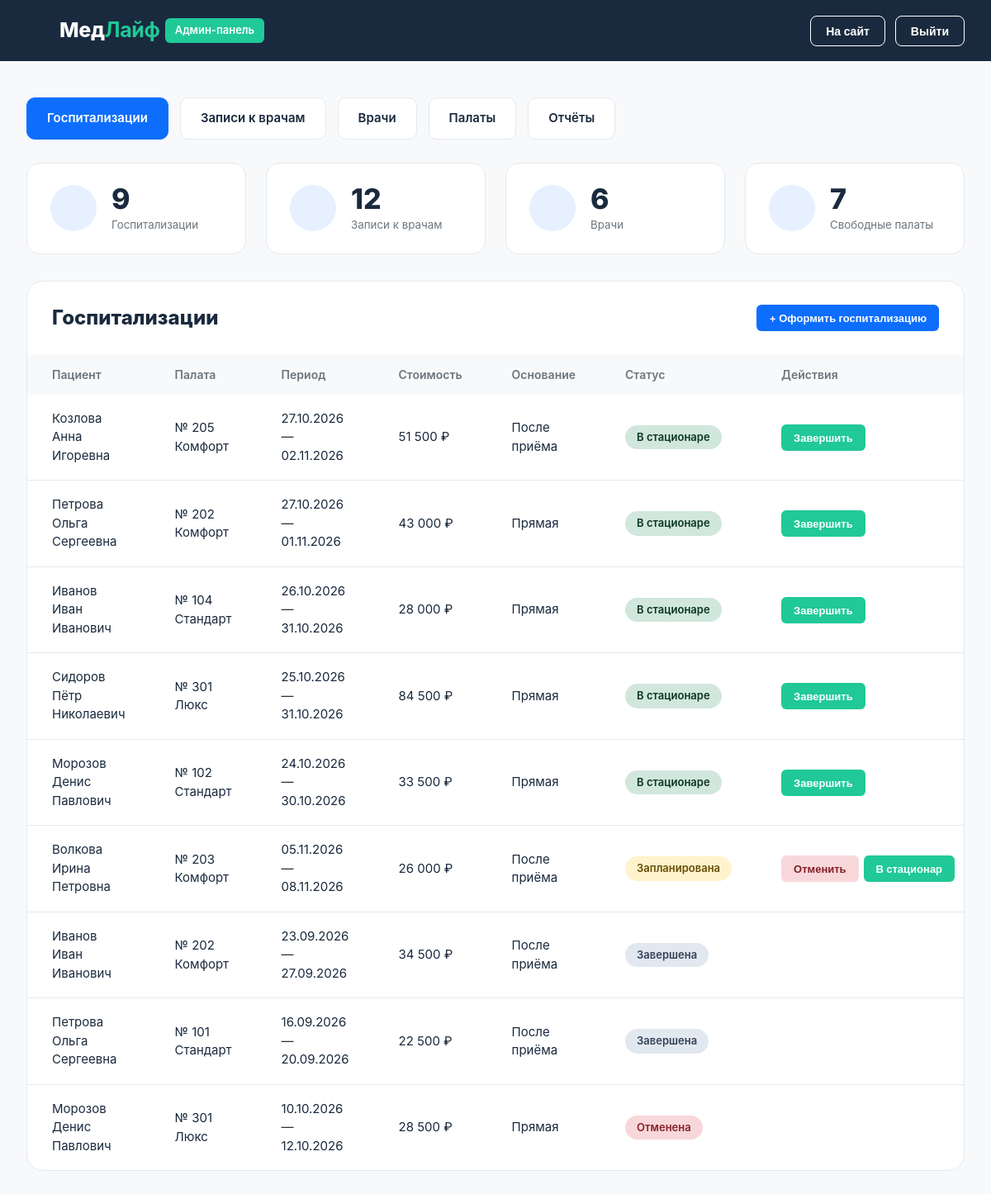
/admin.php (signed in), run on the app's committed database.
### tables this page shows
CREATE TABLE `hospitalizations` (
  `id`             INT UNSIGNED NOT NULL AUTO_INCREMENT,
  `patient_id`     INT UNSIGNED NOT NULL,
  `appointment_id` INT UNSIGNED DEFAULT NULL,
  `room_id`        INT UNSIGNED NOT NULL,
  `admission_date` DATE NOT NULL,
  `discharge_date` DATE NOT NULL,
  `daily_price`    DECIMAL(10,2) NOT NULL,
  `service_fee`    DECIMAL(10,2) NOT NULL DEFAULT 500.00,
  `total_cost`     DECIMAL(10,2) AS (DATEDIFF(`discharge_date`, `admission_date`) * `daily_price` + `service_fee`) STORED,
  `status`         ENUM('planned','active','completed','cancelled') NOT NULL DEFAULT 'planned',
  `created_by`     INT UNSIGNED DEFAULT NULL,
  `created_at`     TIMESTAMP NOT NULL DEFAULT CURRENT_TIMESTAMP,
  PRIMARY KEY (`id`),
  UNIQUE KEY `uq_hosp_appointment` (`appointment_id`),
  KEY `idx_hosp_patient` (`patient_id`),
  KEY `idx_hosp_room` (`room_id`),
  CONSTRAINT `chk_hosp_dates` CHECK (`discharge_date` > `admission_date`),
  CONSTRAINT `fk_hosp_patient`     FOREIGN KEY (`patient_id`)     REFERENCES `patients`     (`id`) ON DELETE RESTRICT,
  CONSTRAINT `fk_hosp_appointment` FOREIGN KEY (`appointment_id`) REFERENCES `appointments` (`id`) ON DELETE SET NULL,
  CONSTRAINT `fk_hosp_room`        FOREIGN KEY (`room_id`)        REFERENCES `rooms`        (`id`) ON DELETE RESTRICT,
  CONSTRAINT `fk_hosp_admin`       FOREIGN KEY (`created_by`)     REFERENCES `users`        (`id`) ON DELETE SET NULL
);

CREATE TABLE `patients` (
  `id`            INT UNSIGNED NOT NULL AUTO_INCREMENT,
  `card_number`   VARCHAR(20)  NOT NULL COMMENT 'номер карты, псевдоним пациента',
  `user_id`       INT UNSIGNED DEFAULT NULL,
  `full_name_enc` VARCHAR(512) NOT NULL,
  `phone_enc`     VARCHAR(512) NOT NULL,
  `created_at`    TIMESTAMP NOT NULL DEFAULT CURRENT_TIMESTAMP,
  PRIMARY KEY (`id`),
  UNIQUE KEY `uq_patients_card` (`card_number`),
  UNIQUE KEY `uq_patients_user` (`user_id`),
  CONSTRAINT `fk_patients_user` FOREIGN KEY (`user_id`) REFERENCES `users` (`id`) ON DELETE SET NULL
);

CREATE TABLE `rooms` (
  `id`          INT UNSIGNED NOT NULL AUTO_INCREMENT,
  `number`      VARCHAR(10)  NOT NULL,
  `category_id` INT UNSIGNED NOT NULL,
  `status`      ENUM('free','occupied') NOT NULL DEFAULT 'free',
  PRIMARY KEY (`id`),
  UNIQUE KEY `uq_rooms_number` (`number`),
  KEY `idx_rooms_category` (`category_id`),
  CONSTRAINT `fk_rooms_category` FOREIGN KEY (`category_id`) REFERENCES `room_categories` (`id`) ON DELETE RESTRICT
);

CREATE TABLE `room_categories` (
  `id`          INT UNSIGNED NOT NULL AUTO_INCREMENT,
  `name`        VARCHAR(100) NOT NULL,
  `description` VARCHAR(255) DEFAULT NULL,
  `price`       DECIMAL(10,2) NOT NULL,
  `photo`       VARCHAR(255) DEFAULT NULL,
  PRIMARY KEY (`id`),
  UNIQUE KEY `uq_room_categories_name` (`name`)
);

### includes/crypto.php (called while the page is built, shortened)
<?php
function decrypt_field($stored) {
    $raw = base64_decode($stored, true);
    $plain = openssl_decrypt(substr($raw, 16), 'aes-256-cbc', DATA_KEY, OPENSSL_RAW_DATA, substr($raw, 0, 16));
    return $plain === false ? '' : $plain;
}

### admin.php (the view, shortened to what this page needs)
<?php
$tab = $_GET['tab'] ?? 'hospitalizations';
function tabs($tab) {
    $t = ['hospitalizations' => 'Госпитализации', 'appointments' => 'Записи к врачам', 'doctors' => 'Врачи', 'rooms' => 'Палаты', 'reports' => 'Отчёты'];
    echo '<div class="tabs">';
    foreach ($t as $k => $v) echo '<a class="tab ' . ($tab == $k ? 'active' : '') . '" href="?tab=' . $k . '">' . $v . '</a>';
    echo '</div>';
}
function act_form($action, $id, $label, $cls, $tab, $confirm = '') {
    return '<form method="post" action="admin_actions.php"' . ($confirm ? ' onsubmit="return confirm(\'' . $confirm . '\')"' : '') . '>'
        . csrf_field() . '<input type="hidden" name="action" value="' . $action . '"><input type="hidden" name="id" value="' . $id . '">'
        . '<input type="hidden" name="tab" value="' . $tab . '"><button class="btn btn-sm ' . $cls . '">' . $label . '</button></form>';
}
?><!DOCTYPE html>
<html lang="ru">
<head>
<link rel="stylesheet" href="assets/css/style.css">
</head>
<body>
<header class="header"><div class="container">
  <div style="display:flex;align-items:center"><a href="admin.php" class="logo"><?= icon('heart') ?><span>Мед<b>Лайф</b></span></a><span class="tag-admin">Админ-панель</span></div>
  <div class="hright"><a href="index.php" class="btn btn-ghost">На сайт</a><a href="logout.php" class="btn btn-ghost">Выйти</a></div>
</div></header>
<main><div class="container">
<?php tabs($tab); ?>
<?php if ($tab == 'hospitalizations'):
  $cnt = db_one("SELECT (SELECT COUNT(*) FROM hospitalizations) h, (SELECT COUNT(*) FROM appointments) a, (SELECT COUNT(*) FROM doctors WHERE is_active=1) d, (SELECT COUNT(*) FROM rooms WHERE status='free') r");
  $rows = db_all('SELECT h.*, p.full_name_enc, r.number, c.name cat FROM hospitalizations h
     JOIN patients p ON p.id=h.patient_id JOIN rooms r ON r.id=h.room_id JOIN room_categories c ON c.id=r.category_id
     ORDER BY FIELD(h.status,\'active\',\'planned\',\'completed\',\'cancelled\'), h.admission_date DESC');
?>
  <div class="stats">
    <div class="stat"><div class="ico"><?= icon('bed') ?></div><div><b><?= (int)$cnt['h'] ?></b><small>Госпитализации</small></div></div>
    <div class="stat"><div class="ico"><?= icon('calendar') ?></div><div><b><?= (int)$cnt['a'] ?></b><small>Записи к врачам</small></div></div>
    <div class="stat"><div class="ico"><?= icon('users') ?></div><div><b><?= (int)$cnt['d'] ?></b><small>Врачи</small></div></div>
    <div class="stat"><div class="ico"><?= icon('door') ?></div><div><b><?= (int)$cnt['r'] ?></b><small>Свободные палаты</small></div></div>
  </div>
  <div class="panel">
    <div class="panel-h"><h2>Госпитализации</h2><button class="btn btn-primary btn-sm" data-open="hospModal">+ Оформить госпитализацию</button></div>
    <div class="table-wrap"><table>
      <tr><th>Пациент</th><th>Палата</th><th>Период</th><th>Стоимость</th><th>Основание</th><th>Статус</th><th>Действия</th></tr>
      <?php foreach ($rows as $h): ?>
      <tr>
        <td><?= h(decrypt_field($h['full_name_enc'])) ?></td>
        <td>№ <?= h($h['number']) ?> <?= h($h['cat']) ?></td>
        <td><?= fdate($h['admission_date']) ?> — <?= fdate($h['discharge_date']) ?></td>
        <td><?= money($h['total_cost']) ?></td>
        <td><?= $h['appointment_id'] ? 'После приёма' : 'Прямая' ?></td>
        <td><?= badge(hosp_status($h['status'])) ?></td>
        <td><?php
          if ($h['status'] == 'planned') echo act_form('hosp_cancel', $h['id'], 'Отменить', 'btn-danger', $tab, 'Отменить госпитализацию?') . act_form('hosp_start', $h['id'], 'В стационар', 'btn-green', $tab);
          elseif ($h['status'] == 'active') echo act_form('hosp_finish', $h['id'], 'Завершить', 'btn-green', $tab, 'Завершить госпитализацию и освободить палату?');
        ?></td>
      </tr>
      <?php endforeach; if (!$rows): ?><tr><td colspan="7" class="empty">Госпитализаций пока нет</td></tr><?php endif; ?>
    </table></div>
  </div>
<?php endif; ?>
</div></main>
</body>
</html>

### includes/functions.php (shortened to what this page needs)
<?php
function h($s) { return htmlspecialchars((string)$s, ENT_QUOTES, 'UTF-8'); }
function db_exec($sql, $types = '', $params = []) {
    global $link;
    $st = mysqli_prepare($link, $sql);
    $ok = mysqli_stmt_execute($st);
    return $ok ? $st : false;
}
function db_all($sql, $types = '', $params = []) {
    $st = db_exec($sql, $types, $params);
    $res = mysqli_stmt_get_result($st);
    return $res ? mysqli_fetch_all($res, MYSQLI_ASSOC) : [];
}
function db_one($sql, $types = '', $params = []) {
    $r = db_all($sql, $types, $params);
    return $r ? $r[0] : null;
}
function money($v) { return number_format((float)$v, 0, ',', ' ') . ' ₽'; }
function fdate($d) { return $d ? date('d.m.Y', strtotime($d)) : ''; }
function hosp_status($s) {
    $m = [
        'planned'   => ['Запланирована', 'warn'],
        'active'    => ['В стационаре', 'ok'],
        'completed' => ['Завершена', 'info'],
        'cancelled' => ['Отменена', 'bad'],
    ];
    return $m[$s] ?? [$s, 'info'];
}
function badge($pair) { return '<span class="badge badge-' . $pair[1] . '">' . h($pair[0]) . '</span>'; }
function icon($n) {
    $p = [
     'heart'=>'<path d="M20.8 4.6a5.5 5.5 0 0 0-7.8 0L12 5.7l-1-1.1a5.5 5.5 0 0 0-7.8 7.8l1 1.1L12 21l7.8-7.5 1-1.1a5.5 5.5 0 0 0 0-7.8z"/><path d="M3 12h4l2-3 3 6 2-3h7" stroke-width="1.6"/>',
     'calendar'=>'<rect x="3" y="4" width="18" height="18" rx="2"/><path d="M16 2v4M8 2v4M3 10h18"/>',
     'bed'=>'<path d="M2 4v16M2 8h18a2 2 0 0 1 2 2v10M2 17h20M6 8v9"/>',
     'user'=>'<circle cx="12" cy="8" r="4"/><path d="M4 21v-1a6 6 0 0 1 6-6h4a6 6 0 0 1 6 6v1"/>',
     'users'=>'<circle cx="9" cy="8" r="4"/><path d="M2 21v-1a6 6 0 0 1 6-6h2a6 6 0 0 1 6 6v1M17 4a4 4 0 0 1 0 8M22 21v-1a6 6 0 0 0-4-5.6"/>',
     'clock'=>'<circle cx="12" cy="12" r="10"/><path d="M12 6v6l4 2"/>',
     'pin'=>'<path d="M20 10c0 6-8 12-8 12S4 16 4 10a8 8 0 0 1 16 0z"/><circle cx="12" cy="10" r="3"/>',
     'phone'=>'<path d="M22 16.9v3a2 2 0 0 1-2.2 2 19.8 19.8 0 0 1-8.6-3.1 19.5 19.5 0 0 1-6-6A19.8 19.8 0 0 1 2.1 4.2 2 2 0 0 1 4.1 2h3a2 2 0 0 1 2 1.7c.1 1 .4 1.9.7 2.8a2 2 0 0 1-.5 2.1L8.1 9.9a16 16 0 0 0 6 6l1.3-1.3a2 2 0 0 1 2.1-.4c.9.3 1.8.6 2.8.7a2 2 0 0 1 1.7 2z"/>',
     'mail'=>'<rect x="2" y="4" width="20" height="16" rx="2"/><path d="m22 7-10 6L2 7"/>',
     'search'=>'<circle cx="11" cy="11" r="8"/><path d="m21 21-4.3-4.3"/>',
     'door'=>'<path d="M6 21V4a1 1 0 0 1 1-1h10a1 1 0 0 1 1 1v17M3 21h18M14 12h.01"/>',
     'briefcase'=>'<rect x="2" y="7" width="20" height="14" rx="2"/><path d="M16 21V5a2 2 0 0 0-2-2h-4a2 2 0 0 0-2 2v16"/>',
    ];
    return '<svg class="i" viewBox="0 0 24 24">' . ($p[$n] ?? '') . '</svg>';
}

### assets/css/style.css (style rules this page uses)
:root { --blue:#0d6efd;--blue-d:#0b5ed7;--green:#20c997;--navy:#1a2a3e;--text:#1a2a3e;--muted:#6c757d;--bg:#f8f9fa;--line:#e5e9ef;--white:#fff;--r:16px }
* { box-sizing:border-box;margin:0;padding:0 }
html { scroll-behavior:smooth }
body { font-family:'Inter',-apple-system,'Segoe UI',Roboto,Arial,sans-serif;color:var(--text);background:var(--bg);line-height:1.5;font-size:16px;min-height:100vh;display:flex;flex-direction:column }
main { flex:1 }
a { color:inherit;text-decoration:none }
.container { max-width:1280px;margin:0 auto;padding:0 32px }
svg.i { width:1em;height:1em;stroke:currentColor;fill:none;stroke-width:2;stroke-linecap:round;stroke-linejoin:round;vertical-align:-.125em }
.btn { display:inline-flex;align-items:center;justify-content:center;gap:8px;padding:11px 22px;border-radius:8px;font:600 15px 'Inter',sans-serif;border:1.5px solid transparent;cursor:pointer;transition:.15s;white-space:nowrap }
.btn-primary { background:var(--blue);color:#fff }
.btn-green { background:var(--green);color:#fff }
.btn-ghost { background:transparent;border-color:#fff;color:#fff }
.btn-danger { background:#f8d7da;color:#842029 }
.btn-sm { padding:7px 14px;font-size:13px;border-radius:6px }
.header { background:var(--navy);color:#fff;height:74px;position:sticky;top:0;z-index:50 }
.header .container { height:100%;display:flex;align-items:center;justify-content:space-between;gap:24px }
.logo { display:flex;align-items:center;gap:10px;font-size:25px;font-weight:800;letter-spacing:-.3px }
.logo svg { width:30px;height:30px;stroke:var(--green) }
.logo b { color:var(--green) }
.hright { display:flex;gap:12px;align-items:center }
.header .btn { padding:9px 18px;font-size:14px }
.tag-admin { background:var(--green);color:#fff;font-size:13px;font-weight:600;padding:5px 12px;border-radius:6px;margin-left:6px }
.ico { width:60px;height:60px;border-radius:50%;background:#e7f0ff;color:var(--blue);display:flex;align-items:center;justify-content:center;font-size:24px;margin-bottom:20px }
.tabs { display:flex;gap:14px;flex-wrap:wrap;margin:44px 0 28px }
.tab { background:#fff;border:1px solid var(--line);border-radius:10px;padding:13px 24px;font-weight:600;font-size:15px }
.tab.active { background:var(--blue);border-color:var(--blue);color:#fff }
.panel { background:#fff;border:1px solid var(--line);border-radius:20px;overflow:hidden;margin-bottom:60px }
.panel-h { display:flex;justify-content:space-between;align-items:center;padding:26px 30px;gap:12px;flex-wrap:wrap }
.panel-h h2 { font-size:24px;font-weight:800 }
.table-wrap { overflow-x:auto }
table { width:100%;border-collapse:collapse }
th { background:var(--bg);text-align:left;color:var(--muted);font-weight:600;font-size:14px;padding:14px 30px;white-space:nowrap }
td { padding:18px 30px;border-bottom:1px solid var(--line);font-size:15px;vertical-align:middle }
tr:last-child td { border-bottom:0 }
td .btn+.btn,td form+form { margin-left:6px }
td form { display:inline }
.badge { display:inline-block;padding:5px 14px;border-radius:99px;font-size:13px;font-weight:600;white-space:nowrap }
.badge-ok { background:#d1e7dd;color:#0a3622 }
.badge-warn { background:#fff3cd;color:#664d03 }
.badge-bad { background:#f8d7da;color:#842029 }
.badge-info { background:#e2e8f0;color:#334155 }
.stats { display:grid;grid-template-columns:repeat(4,1fr);gap:24px;margin-bottom:32px }
.stat { background:#fff;border:1px solid var(--line);border-radius:var(--r);padding:24px 28px;display:flex;align-items:center;gap:18px }
.stat .ico { margin:0;width:56px;height:56px;flex:none }
.stat b { font-size:34px;font-weight:800;line-height:1.1;display:block }
.stat small { color:var(--muted) }
td:last-child { white-space:nowrap }

### data on the page
hospitalizations: patient.full_name_enc "Козлова Анна Игоревна", room.number "205", room_categories.name "Комфорт", admission_date "27.10.2026", discharge_date "02.11.2026", total_cost "51 500 ₽", shows "После приёма", pair "В стационаре", label "Завершить"
hospitalizations: patient.full_name_enc "Петрова Ольга Сергеевна", room.number "202", room_categories.name "Комфорт", admission_date "27.10.2026", discharge_date "01.11.2026", total_cost "43 000 ₽", shows "Прямая", pair "В стационаре", label "Завершить"
hospitalizations: patient.full_name_enc "Иванов Иван Иванович", room.number "104", room_categories.name "Стандарт", admission_date "26.10.2026", discharge_date "31.10.2026", total_cost "28 000 ₽", shows "Прямая", pair "В стационаре", label "Завершить"
hospitalizations: patient.full_name_enc "Сидоров Пётр Николаевич", room.number "301", room_categories.name "Люкс", admission_date "25.10.2026", discharge_date "31.10.2026", total_cost "84 500 ₽", shows "Прямая", pair "В стационаре", label "Завершить"
hospitalizations: patient.full_name_enc "Морозов Денис Павлович", room.number "102", room_categories.name "Стандарт", admission_date "24.10.2026", discharge_date "30.10.2026", total_cost "33 500 ₽", shows "Прямая", pair "В стационаре", label "Завершить"
hospitalizations: patient.full_name_enc "Волкова Ирина Петровна", room.number "203", room_categories.name "Комфорт", admission_date "05.11.2026", discharge_date "08.11.2026", total_cost "26 000 ₽", shows "После приёма", pair "Запланирована", label "Отменить В стационар"
hospitalizations: patient.full_name_enc "Иванов Иван Иванович", room.number "202", room_categories.name "Комфорт", admission_date "23.09.2026", discharge_date "27.09.2026", total_cost "34 500 ₽", shows "После приёма", pair "Завершена"
hospitalizations: patient.full_name_enc "Петрова Ольга Сергеевна", room.number "101", room_categories.name "Стандарт", admission_date "16.09.2026", discharge_date "20.09.2026", total_cost "22 500 ₽", shows "После приёма", pair "Завершена"
hospitalizations: patient.full_name_enc "Морозов Денис Павлович", room.number "301", room_categories.name "Люкс", admission_date "10.10.2026", discharge_date "12.10.2026", total_cost "28 500 ₽", shows "Прямая", pair "Отменена"

### other printed values
$v "Госпитализации"
$v "Записи к врачам"
$v "Врачи"
$v "Палаты"
$v "Отчёты"
$cnt['h'] "9"
$cnt['a'] "12"
$cnt['d'] "6"
$cnt['r'] "7"
